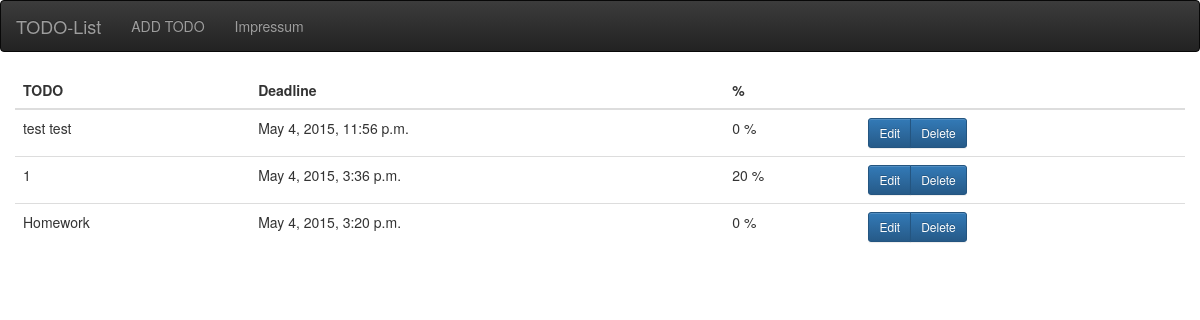
The app's page /, older data.
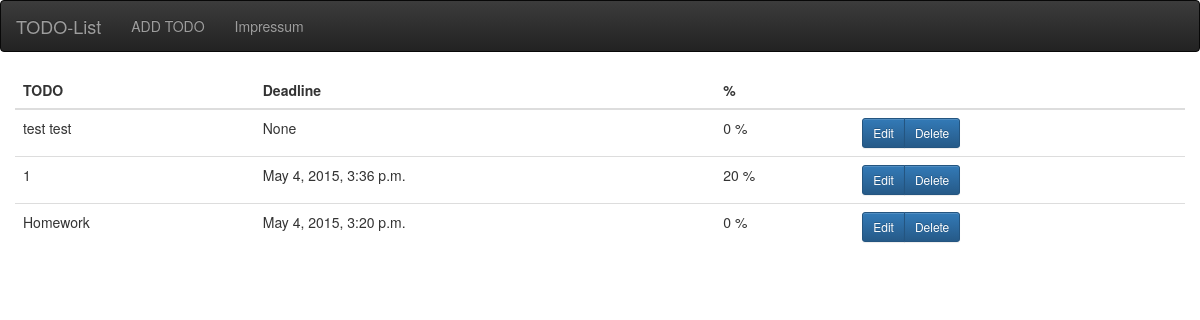
The same page, newer data.
### polls/models.py (models this page shows)
class Todo(models.Model):
    todo_text = models.CharField('todo', max_length=160)
    todo_perc = models.IntegerField('percentage',
                                    default=0,
                                    validators=[MinValueValidator(0),
                                                MaxValueValidator(100)])
    deadline_date = models.DateField('Deadline Date', default=datetime.now)

### polls/views.py (the view)
# urls.py: url(r'^$', views.IndexView.as_view(), name='index'),
class IndexView(generic.ListView):
    template_name = 'index.html'
    context_object_name = 'latest_todo_list'
    def get_queryset(self):
        return Todo.objects.order_by('-deadline_date')

### polls/templates/index.html (shortened to what this page needs)
{% load staticfiles %}
<!DOCTYPE html>
<html lang="en">
  <head>
    <link rel="stylesheet" href="https://maxcdn.bootstrapcdn.com/bootstrap/3.2.0/css/bootstrap.min.css">
    <link rel="stylesheet" href="https://maxcdn.bootstrapcdn.com/bootstrap/3.2.0/css/bootstrap-theme.min.css">
  </head>
  <body>
<nav class="navbar navbar-inverse">
  <div class="container-fluid">
    <div class="navbar-header">
      <a class="navbar-brand" href=" ">TODO-List</a>
    </div>
    <div class="collapse navbar-collapse" id="myNavbar">
      <ul class="nav navbar-nav">
        <li> <a href="add">ADD TODO</a> </li>
        <li> <a href="impressum">Impressum</a> </li>
      </ul>
    </div>
  </div>
</nav>
<div class="container-fluid">
<table class="table">
         <thead>
                 <tr>
                         <th>TODO</th>
                         <th>Deadline</th>
                         <th>%</th>
                         <th></th>
                  </tr>
        </thead>
        <tbody>
            {% for todo in latest_todo_list %}
                 <tr>
                         <td> {{ todo.todo_text }}</td>
                         <td> {{ todo.deadline_date }}</td>
                         <td> {{ todo.todo_perc }} %</td>
                         <td> <div class="btn-group">
                                <a href="{% url 'edit' todo.id %}" class="btn btn-primary btn-sm">Edit</a>
                                 <a href="{% url 'delete' todo.id %}" class="btn btn-primary btn-sm">Delete</a>
                              </div>
                         </td>
                 </tr>
            {% endfor %}
        </tbody>
</table>
  </div>
  </body>
</html>

Row changes from the older to the newer data that the page shows:
changed Todo "test test": deadline_date "May 4, 2015, 11:56 p.m." → "None"
